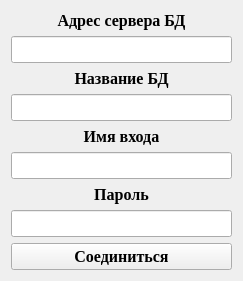
<?xml version="1.0" encoding="UTF-8"?>
<ui version="4.0">
 <class>login</class>
 <widget class="QWidget" name="login">
  <property name="geometry">
   <rect>
    <x>0</x>
    <y>0</y>
    <width>243</width>
    <height>269</height>
   </rect>
  </property>
  <property name="windowTitle">
   <string>Form</string>
  </property>
  <layout class="QGridLayout" name="gridLayout">
   <item row="8" column="0">
    <widget class="QPushButton" name="pushButton">
     <property name="font">
      <font>
       <family>Times New Roman</family>
       <pointsize>12</pointsize>
       <weight>75</weight>
       <bold>true</bold>
      </font>
     </property>
     <property name="text">
      <string>Соединиться</string>
     </property>
    </widget>
   </item>
   <item row="1" column="0">
    <widget class="QLineEdit" name="lineEdit">
     <property name="font">
      <font>
       <family>Times New Roman</family>
       <pointsize>12</pointsize>
       <weight>75</weight>
       <bold>true</bold>
      </font>
     </property>
     <property name="alignment">
      <set>Qt::AlignCenter</set>
     </property>
    </widget>
   </item>
   <item row="7" column="0">
    <widget class="QLineEdit" name="lineEdit_4">
     <property name="font">
      <font>
       <family>Times New Roman</family>
       <pointsize>12</pointsize>
       <weight>75</weight>
       <bold>true</bold>
      </font>
     </property>
     <property name="alignment">
      <set>Qt::AlignCenter</set>
     </property>
    </widget>
   </item>
   <item row="5" column="0">
    <widget class="QLineEdit" name="lineEdit_3">
     <property name="font">
      <font>
       <family>Times New Roman</family>
       <pointsize>12</pointsize>
       <weight>75</weight>
       <bold>true</bold>
      </font>
     </property>
     <property name="alignment">
      <set>Qt::AlignCenter</set>
     </property>
    </widget>
   </item>
   <item row="0" column="0">
    <widget class="QLabel" name="label">
     <property name="font">
      <font>
       <family>Times New Roman</family>
       <pointsize>12</pointsize>
       <weight>75</weight>
       <bold>true</bold>
      </font>
     </property>
     <property name="text">
      <string>Адрес сервера БД</string>
     </property>
     <property name="alignment">
      <set>Qt::AlignCenter</set>
     </property>
    </widget>
   </item>
   <item row="3" column="0">
    <widget class="QLineEdit" name="lineEdit_2">
     <property name="font">
      <font>
       <family>Times New Roman</family>
       <pointsize>12</pointsize>
       <weight>75</weight>
       <bold>true</bold>
      </font>
     </property>
     <property name="alignment">
      <set>Qt::AlignCenter</set>
     </property>
    </widget>
   </item>
   <item row="2" column="0">
    <widget class="QLabel" name="label_2">
     <property name="font">
      <font>
       <family>Times New Roman</family>
       <pointsize>12</pointsize>
       <weight>75</weight>
       <bold>true</bold>
      </font>
     </property>
     <property name="text">
      <string>Название БД</string>
     </property>
     <property name="alignment">
      <set>Qt::AlignCenter</set>
     </property>
    </widget>
   </item>
   <item row="4" column="0">
    <widget class="QLabel" name="label_3">
     <property name="font">
      <font>
       <family>Times New Roman</family>
       <pointsize>12</pointsize>
       <weight>75</weight>
       <bold>true</bold>
      </font>
     </property>
     <property name="text">
      <string>Имя входа</string>
     </property>
     <property name="alignment">
      <set>Qt::AlignCenter</set>
     </property>
    </widget>
   </item>
   <item row="6" column="0">
    <widget class="QLabel" name="label_4">
     <property name="font">
      <font>
       <family>Times New Roman</family>
       <pointsize>12</pointsize>
       <weight>75</weight>
       <bold>true</bold>
      </font>
     </property>
     <property name="text">
      <string>Пароль</string>
     </property>
     <property name="alignment">
      <set>Qt::AlignCenter</set>
     </property>
    </widget>
   </item>
  </layout>
 </widget>
 <resources/>
 <connections/>
</ui>
